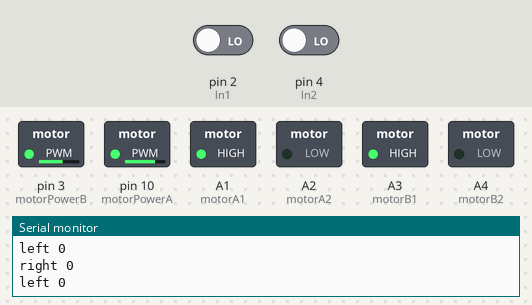
A sketch run on a simulated Arduino Uno, built with avr-gcc and run on an emulated ATmega328P. On the bench: switched loads named in the sketch (green lamp = pin HIGH), the last lines printed to the serial monitor. The test bench sets the inputs (shaded band); at power-on: pin 2 (ln1) LOW, pin 4 (ln2) LOW.

Above: at 1.2 s.
1.3 s: pin 2 (ln1) driven HIGH
At 2.2 s:
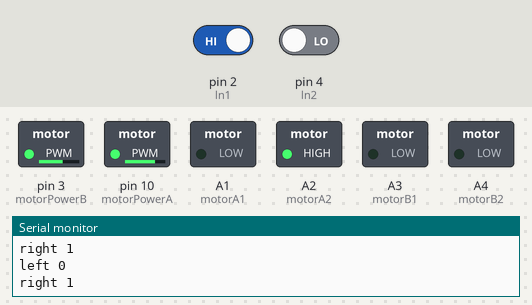
2.8 s: pin 2 (ln1) driven LOW
At 3.4 s:
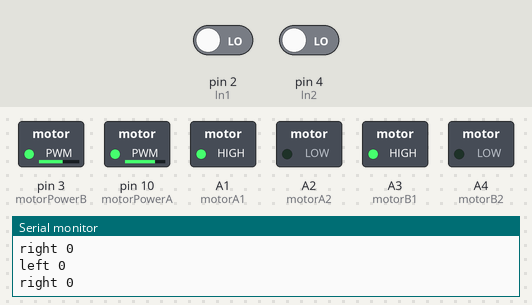
5.8 s: pin 4 (ln2) driven HIGH
At 6.5 s:
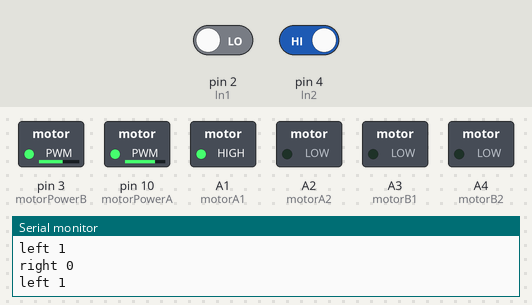
7.3 s: pin 4 (ln2) driven LOW
At 7.7 s:
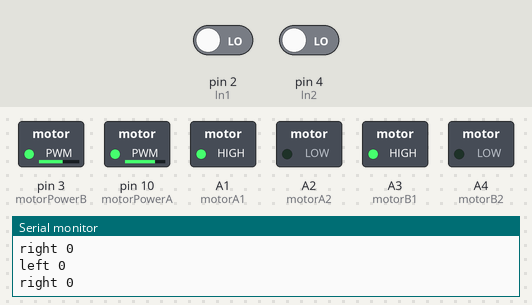
Timing chart, 0 to 10.3 s (numbered marks = the images above; inputs shaded):
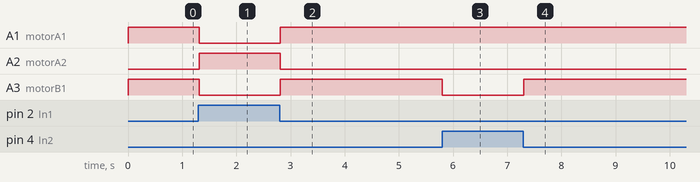

The sketch:

sketch_may30a.ino
```cpp
#define ln1 2 //right
#define ln2 4
#define sonicTrig 12
#define sonicEcho 13
#define motorA1 A1
#define motorA2 A2
#define motorB1 A3
#define motorB2 A4

#define Forward 100
#define Right 110
#define Left 120
#define Stop 400

#define motorPowerA 10
#define motorPowerB 3
volatile int state = Forward;

void setup()
{
  pinMode(ln1, INPUT);
  pinMode(ln2,INPUT);
  pinMode(sonicTrig,INPUT);
  pinMode(sonicEcho,OUTPUT);
  pinMode(motorA1,OUTPUT);
  pinMode(motorB1,OUTPUT);
  pinMode(motorA2,OUTPUT);
  pinMode(motorB2,OUTPUT);
  analogWrite(motorPowerA, 190);
  analogWrite(motorPowerB, 150);
  Serial.begin(9600);
}

void sonicSensor(){
  int duration;
  int distance;

  digitalWrite(sonicTrig,HIGH);
  digitalWrite(sonicTrig,LOW);
  duration = pulseIn(sonicEcho,HIGH);
  distance = duration*0.0343/2;
  Serial.println(distance);
  if (distance < 5){state = Stop;}
}

void loop()
{
  Serial.print("right ");
  Serial.println(digitalRead(ln1));
  Serial.print("left ");
  Serial.println(digitalRead(ln2));
  if(digitalRead(ln1)==HIGH && digitalRead(ln2)==HIGH){
  state = Forward;
  }
  if(digitalRead(ln1)==HIGH && digitalRead(ln2)==LOW){
    //find motor config to make it turn RIGHT
  state = Left;
  }
  if(digitalRead(ln1)==LOW && digitalRead(ln2)==HIGH){
    //find motor config to make it turn LEFT
  state = Right;
  }
  if(digitalRead(ln1)==LOW && digitalRead(ln2)==LOW){
  state = Forward;
  }
  switchState();
  //sonicSensor();
}

void switchState(){
  switch(state){
    case Stop:
      digitalWrite(motorA1,LOW);
      digitalWrite(motorB1,LOW);
      digitalWrite(motorA2,LOW);
      digitalWrite(motorB2,LOW);
      break;
    case Forward:
     // analogWrite(motorPowerA,255);
      //analogWrite(motorPowerA,255);
      digitalWrite(motorA1,HIGH);
      digitalWrite(motorB1,HIGH);
      digitalWrite(motorA2,LOW);
      digitalWrite(motorB2,LOW);
      break;
    case Right:
     // analogWrite(motorPowerA,100);
      //analogWrite(motorPowerB,180);

      digitalWrite(motorA1,HIGH);
      digitalWrite(motorB1,LOW);
      digitalWrite(motorA2,LOW);
      digitalWrite(motorB2,LOW);

      break;
    case Left:
      //analogWrite(motorPowerA,180);
      //analogWrite(motorPowerB,100);

      digitalWrite(motorA1,LOW);
      digitalWrite(motorB1,LOW);
      digitalWrite(motorA2,HIGH);
      digitalWrite(motorB2,LOW);
      break;

  }
}
```

Measured:
- after the input at 1.3 s, A1 (motorA1), A3 (motorB1): HIGH → LOW at once; A2 (motorA2): LOW → HIGH at once
- after the input at 2.8 s, A1 (motorA1), A3 (motorB1): LOW → HIGH at once; A2 (motorA2): HIGH → LOW at once
- after the input at 5.8 s, A3 (motorB1): HIGH → LOW at once
- after the input at 7.3 s, A3 (motorB1): LOW → HIGH at once
